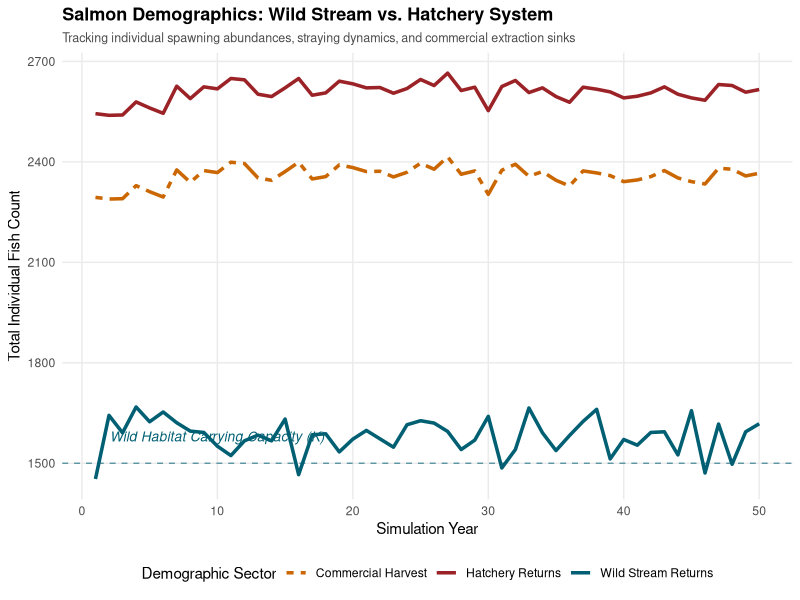
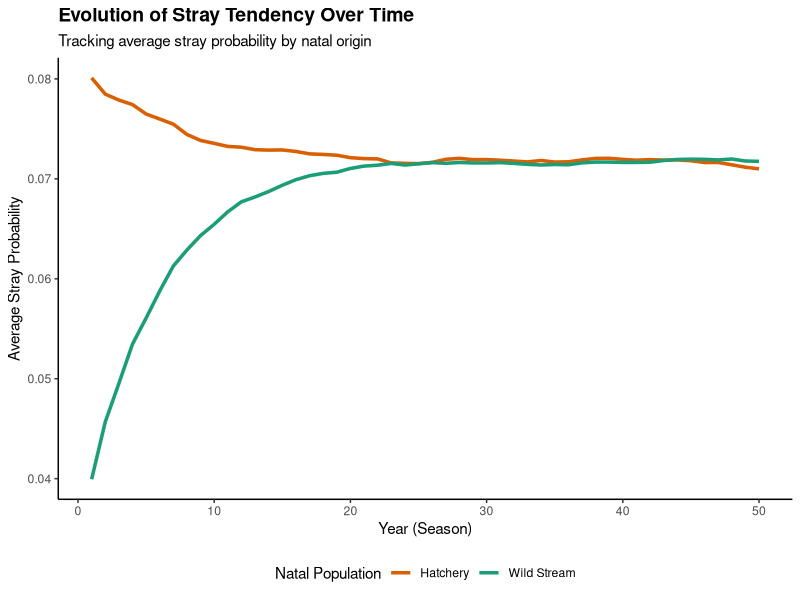
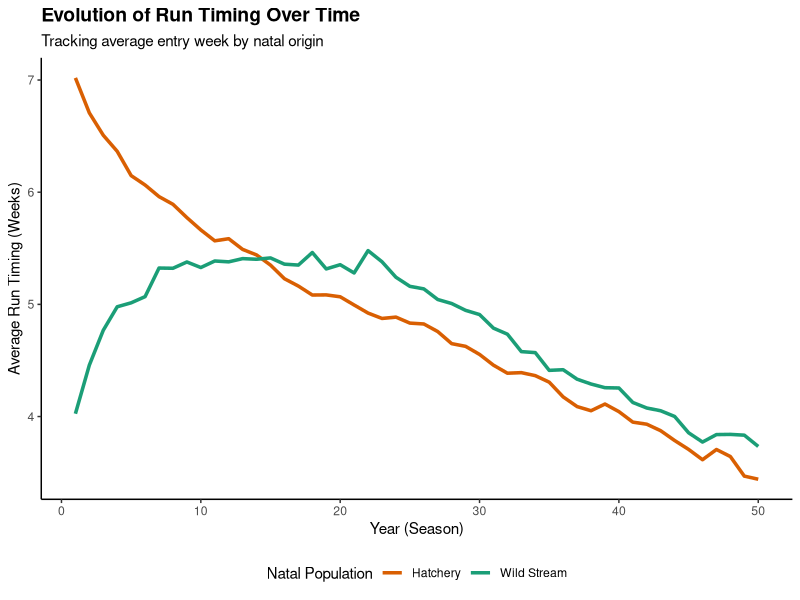

Write the R code that produced these figures, in order.
# salmon agent-based simulation model
library(tidyverse)

# set.seed(123)

# parameters
Years        <- 50     # number of seasons
Weeks        <- 12     # weeks per season
Fecundity    <- 4      # average surviving smolts/offspring per spawning adult
HeritStray   <- 0      # 0 = offspring stray rate is mean of population; 1 = exact mid-parent trait
HeritTime    <- 1      # 0 = offspring stray rate is mean of population; 1 = exact mid-parent trait

 # stream/hatchery settings
Stream_K          <- 1500   # Carrying capacity of the Wild Stream (K)
Hatchery_Release  <- 3000   # Constant annual smolt release from hatchery
Broodstock_Need   <- 250

Initial_Abundance <- c(1500, 3000) # [1 = Wild Stream, 2 = Hatchery]
Base_Stray_Rate   <- c(0.04, 0.08) # hatchery fish often have higher stray rates
Natal_Mortality   <- c(0.15, 0.10) 
Mean_Run_Timing   <- c(4.0, 7.0)   # Wild is early-ish (4); Hatchery is mid-run (7)

# initialization - starting agents dataframes
init_stream <- function(id_start, num_fish, natal_origin, initial_stray_prob, initial_mean_week) {
  data.frame(
    id         = id_start:(id_start + num_fish - 1),
    natal      = rep(natal_origin, num_fish),   
    current    = rep(natal_origin, num_fish), 
    stray_prob = rnorm(num_fish, mean = initial_stray_prob, sd = 0.01),
    run_timing = rnorm(num_fish, mean = initial_mean_week, sd = 1.2)
  )
}

agents1 <- init_stream(id_start = 1, 
                       num_fish = Initial_Abundance[1], 
                       natal_origin = 1, 
                       initial_stray_prob = Base_Stray_Rate[1], 
                       initial_mean_week = Mean_Run_Timing[1])

agents2 <- init_stream(id_start = Initial_Abundance[1] + 1, 
                       num_fish = Initial_Abundance[2], 
                       natal_origin = 2, 
                       initial_stray_prob = Base_Stray_Rate[2], 
                       initial_mean_week = Mean_Run_Timing[2])

agents  <- rbind(agents1, agents2)

# tracking annual abundance and harvest
history <- data.frame(
  Year       = 1:Years, 
  WildStream = numeric(Years), 
  Hatchery   = numeric(Years),
  Harvested  = numeric(Years),
  Wild_AvgStray = numeric(Years), 
  Wild_AvgTime  = numeric(Years), 
  Hatch_AvgStray= numeric(Years), 
  Hatch_AvgTime = numeric(Years)  
  
)

# main simulation loop
next_id <- max(agents$id) + 1

for (yr in 1:Years) {
  n_fish <- nrow(agents)
  
  if (n_fish == 0) {
    cat("Extinction event in year:", yr, "\n")
    break
  }
  
  # does an individual stray?
  will_stray <- runif(n_fish) < agents$stray_prob
  
  agents$current <- ifelse(will_stray, 
                           ifelse(agents$natal == 1, 2, 1), # stray to opposite stream
                           agents$natal) # return to natal stream
  
  # prespawn mortality  - mortality threshold based on origin
  mort_threshold <- ifelse(agents$natal == 1, Natal_Mortality[1], Natal_Mortality[2])
  survived_natal_mort <- runif(n_fish) > mort_threshold
  surv_agents <- agents[survived_natal_mort, ]
  
  # log traits before replacement occurs
  wild_born     <- surv_agents[surv_agents$natal == 1, ]
  hatchery_born <- surv_agents[surv_agents$natal == 2, ]
  
  history$Wild_AvgStray[yr] <- if(nrow(wild_born) > 0) mean(wild_born$stray_prob) else NA
  history$Wild_AvgTime[yr]  <- if(nrow(wild_born) > 0) mean(wild_born$run_timing) else NA
  
  history$Hatch_AvgStray[yr] <- if(nrow(hatchery_born) > 0) mean(hatchery_born$stray_prob) else NA
  history$Hatch_AvgTime[yr]  <- if(nrow(hatchery_born) > 0) mean(hatchery_born$run_timing) else NA
  
  # apply mortality filter to progress simulation loop
  agents <- surv_agents
  
  # update population count post-mortality
  n_fish <- nrow(agents)
  if (n_fish == 0) break
  
  # assign entry week rounded to discrete weeks, bounded by season limits
  agents$entry_week <- round(agents$run_timing)
  agents$entry_week <- pmax(1, pmin(agents$entry_week, Weeks))
  
  river_returns    <- agents[agents$current == 1, ]
  hatchery_returns <- agents[agents$current == 2, ]
  
  # log returns
  history$WildStream[yr] <- nrow(river_returns)
  history$Hatchery[yr]   <- nrow(hatchery_returns)
  
  # submodel a: wild stream spawning w/ density dependence
  wild_offspring <- list()
  n_river <- nrow(river_returns)
  
  if (n_river >= 2) {
    # density dependence impacts spawning capacity
    expected_adults_per_spawner <- Fecundity * (1 - Natal_Mortality[1])
    success_prob_river <- min(1, Stream_K / (n_river * expected_adults_per_spawner))
    river_survival <- runif(n_river) < success_prob_river
    river_spawners <- river_returns[river_survival, ]
    n_spawners_river <- nrow(river_spawners)
    
    # week-by-week spawning within the river
    if (n_spawners_river >= 2) {
      for (wk in 1:Weeks) {
        wk_spawners <- river_spawners[river_spawners$entry_week == wk, ]
        n_wk <- nrow(wk_spawners)
        
        if (n_wk >= 2) {
          wk_offspring_count <- round(n_wk * Fecundity)
          if (wk_offspring_count > 0) {
            p1 <- sample(1:n_wk, wk_offspring_count, replace = TRUE)
            p2 <- sample(1:n_wk, wk_offspring_count, replace = TRUE)
            
            # inherit stray probability w/ noise
            mid_stray <- (wk_spawners$stray_prob[p1] + wk_spawners$stray_prob[p2]) / 2
            pop_stray <- mean(river_spawners$stray_prob)
            o_stray   <- (HeritStray * mid_stray) + ((1 - HeritStray) * pop_stray)
            o_stray   <- pmax(0, pmin(o_stray + rnorm(wk_offspring_count, 0, 0.002), 1))
            
            # inherit run timing w/ noise
            mid_time  <- (wk_spawners$run_timing[p1] + wk_spawners$run_timing[p2]) / 2
            pop_time  <- mean(river_spawners$run_timing)
            o_time    <- (HeritTime * mid_time) + ((1 - HeritTime) * pop_time) + rnorm(wk_offspring_count, 0, 0.5)
            
            wild_offspring[[wk]] <- data.frame(
              id = next_id:(next_id + wk_offspring_count - 1),
              natal = 1, current = 1, stray_prob = o_stray, run_timing = o_time
            )
            next_id <- next_id + wk_offspring_count
          }
        }
      }
    }
  }
  wild_generation <- do.call(rbind, wild_offspring)
  
  # submodel b: hatchery returns (broodstock selection and harvest)
  hatchery_generation <- data.frame()
  n_hatch <- nrow(hatchery_returns)
  
  if (n_hatch >= 2) {
    # bias selection toward early weeks - week 1 (of W) has weight W, Week W has weight 1.
        ## this might be overly simplistic..
    sampling_weights <- (Weeks + 1) - hatchery_returns$entry_week
    
    # cap sampling needs at whatever returned
    actual_brood_count <- min(Broodstock_Need, n_hatch)
    
    # sample individual broodstock rows based on early returning bias
    broodstock_indices <- sample(1:n_hatch, size = actual_brood_count, 
                                 replace = FALSE, prob = sampling_weights)
    broodstock <- hatchery_returns[broodstock_indices, ]
    
    # remaining fish are routed to commercial harvest logs
    history$Harvested[yr] <- n_hatch - actual_brood_count
    
    # produce fixed # of offspring matrix from the selected broodstock
    if (actual_brood_count >= 2) {
      p1 <- sample(1:actual_brood_count, Hatchery_Release, replace = TRUE)
      p2 <- sample(1:actual_brood_count, Hatchery_Release, replace = TRUE)
      
      mid_stray <- (broodstock$stray_prob[p1] + broodstock$stray_prob[p2]) / 2
      pop_stray <- mean(broodstock$stray_prob)
      o_stray   <- (HeritStray * mid_stray) + ((1 - HeritStray) * pop_stray)
      o_stray   <- pmax(0, pmin(o_stray + rnorm(Hatchery_Release, 0, 0.002), 1))
      
      mid_time  <- (broodstock$run_timing[p1] + broodstock$run_timing[p2]) / 2
      pop_time  <- mean(broodstock$run_timing)
      o_time    <- (HeritTime * mid_time) + ((1 - HeritTime) * pop_time) + rnorm(Hatchery_Release, 0, 0.5)
      
      hatchery_generation <- data.frame(
        id = next_id:(next_id + Hatchery_Release - 1),
        natal = 2, current = 2, stray_prob = o_stray, run_timing = o_time
      )
      next_id <- next_id + Hatchery_Release
    }
  } else {
    history$Harvested[yr] <- 0
  }
  
  # progeny become next year's agents
  agents <- rbind(wild_generation, hatchery_generation)
  if (is.null(agents)) { agents <- data.frame() }
} 

print(head(history, 20))

# plot returns
max_y_value <- max(c(history$WildStream, history$Hatchery, history$Harvested, Stream_K), na.rm = TRUE)
history_long <- pivot_longer(history, cols = c(WildStream, Hatchery, Harvested), 
                             names_to = "Metric", values_to = "Count")
ggplot(history_long, aes(x = Year, y = Count, color = Metric, linetype = Metric)) +
  geom_line(linewidth = 1.2) +
  # horizontal dashed line for Wild Stream Capacity
  geom_hline(yintercept = Stream_K, color = "#005f73", linetype = "dashed", alpha = 0.6) +
  # label carrying capacity
  annotate("text", x = Years * 0.2, y = Stream_K + (max_y_value * 0.03), 
           label = "Wild Habitat Carrying Capacity (K)", color = "#005f73", fontface = "italic", size = 3.5) +
  scale_color_manual(values = c("Harvested" = "#ca6702", "Hatchery" = "#9b2226", "WildStream" = "#005f73"),
                     labels = c("Commercial Harvest", "Hatchery Returns", "Wild Stream Returns")) +
  scale_linetype_manual(values = c("Harvested" = "twodash", "Hatchery" = "solid", "WildStream" = "solid"),
                        labels = c("Commercial Harvest", "Hatchery Returns", "Wild Stream Returns")) +
  labs(title = "Salmon Demographics: Wild Stream vs. Hatchery System",
       subtitle = "Tracking individual spawning abundances, straying dynamics, and commercial extraction sinks",
       x = "Simulation Year", y = "Total Individual Fish Count", color = "Demographic Sector", linetype = "Demographic Sector") +
  theme_minimal() +
  theme(plot.title = element_text(face = "bold", size = 13),
        plot.subtitle = element_text(size = 9, color = "gray30"),
        legend.position = "bottom",
        panel.grid.minor = element_blank())

# plot stray tendencies
stray_data <- history %>%
  select(Year, Wild_AvgStray, Hatch_AvgStray) %>%
  pivot_longer(
    cols = c(Wild_AvgStray, Hatch_AvgStray),
    names_to = "Population",
    values_to = "Avg_Stray_Rate"
  ) %>%
  mutate(
    Population = recode(Population, 
                        "Wild_AvgStray" = "Wild Stream", 
                        "Hatch_AvgStray" = "Hatchery")
  )

ggplot(stray_data, aes(x = Year, y = Avg_Stray_Rate, color = Population)) +
  geom_line(linewidth = 1.2) +
  scale_color_manual(values = c("Wild Stream" = "#1b9e77", "Hatchery" = "#d95f02")) +
  labs(
    title = "Evolution of Stray Tendency Over Time",
    subtitle = "Tracking average stray probability by natal origin",
    x = "Year (Season)",
    y = "Average Stray Probability",
    color = "Natal Population"
  ) +
  theme_classic() +
  theme(
    plot.title = element_text(face = "bold", size = 14),
    axis.title = element_text(size = 11),
    legend.position = "bottom"
  )

# plot run timing
timing_data <- history %>%
  select(Year, Wild_AvgTime, Hatch_AvgTime) %>%
  pivot_longer(
    cols = c(Wild_AvgTime, Hatch_AvgTime),
    names_to = "Population",
    values_to = "Avg_Run_Timing"
  ) %>%
  mutate(
    Population = recode(Population, 
                        "Wild_AvgTime" = "Wild Stream", 
                        "Hatch_AvgTime" = "Hatchery")
  )

ggplot(timing_data, aes(x = Year, y = Avg_Run_Timing, color = Population)) +
  geom_line(linewidth = 1.2) +
  scale_color_manual(values = c("Wild Stream" = "#1b9e77", "Hatchery" = "#d95f02")) +
  labs(
    title = "Evolution of Run Timing Over Time",
    subtitle = "Tracking average entry week by natal origin",
    x = "Year (Season)",
    y = "Average Run Timing (Weeks)",
    color = "Natal Population"
  ) +
  theme_classic() +
  theme(
    plot.title = element_text(face = "bold", size = 14),
    axis.title = element_text(size = 11),
    legend.position = "bottom"
  )
